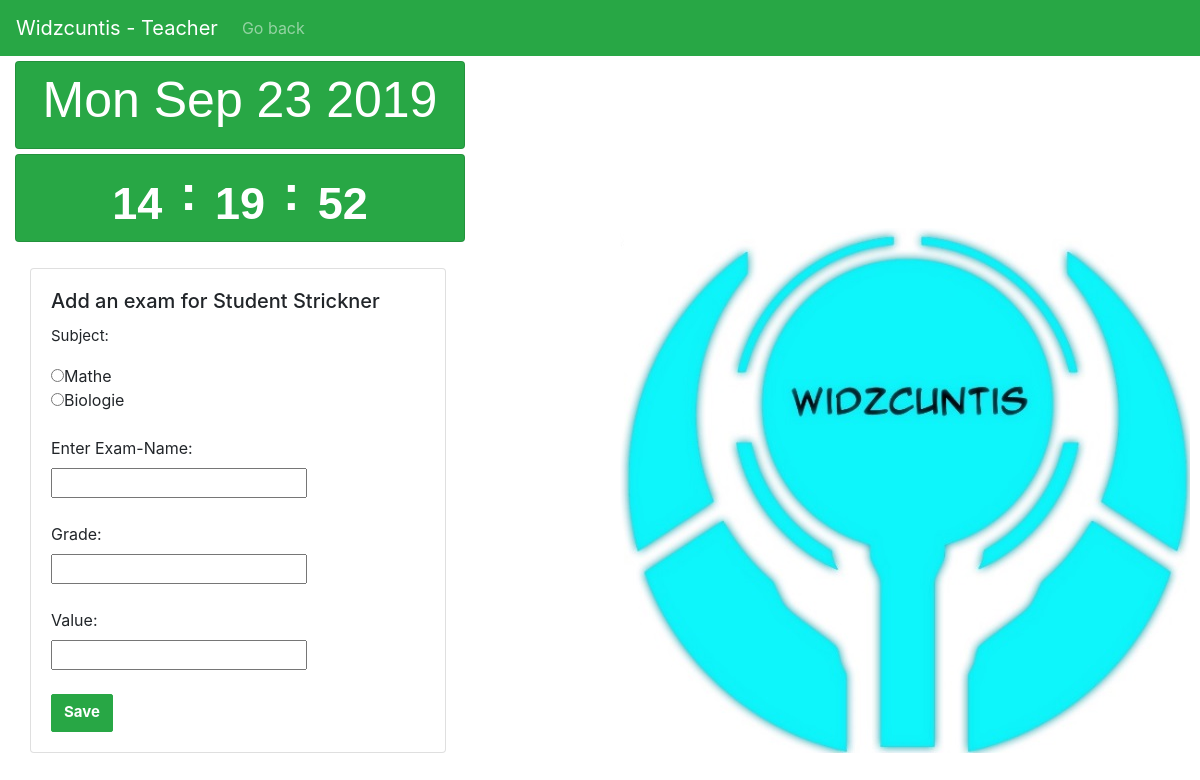
/users/home/logged_t/class/add_exam/5 (signed in), run on the app's committed database.
### school/models.py (models this page shows)
class Stusu(models.Model):
    subject = models.ForeignKey(Subject, on_delete=models.CASCADE)
    student = models.ForeignKey(Student, on_delete=models.CASCADE)
    def __str__(self):
        return self.subject.__str__()+", "+ self.student.__str__()
    class Meta:
        verbose_name="Students with Subject"

class Student(models.Model):
    klasse = models.ForeignKey(Class, on_delete=models.CASCADE)
    name = models.CharField(max_length=200)
    first_name = models.CharField(max_length=200)
    user = related.ForeignKey(CustomUser, on_delete=models.CASCADE)
    def __str__(self):
        return self.name

class Subject(models.Model):
    name = models.CharField(max_length=200)
    def __str__(self):
        return self.name

### users/views.py (the view)
# urls.py: path('home/logged_t/class/add_exam/<int:pk>', views.AddExam.as_view(), name='AddExam'),
class AddExam(generic.ListView):
    template_name='addexam.html'
    context_object_name='stusu_list'
    def get_queryset(self):
        pk=self.kwargs['pk']
        e=[]
        if(self.request.user.is_authenticated):
            user=  self.request.user
        authorized=False
        lehrer=""
        for i in Clatea.objects.all():
            for j in Student.objects.all():
                if(j.id==pk and i.klasse.id==j.klasse.id and i.teacher.user.id==user.id):
                    authorized=True
                    lehrer=i.teacher.id
        if(authorized==False):
            return e
        for i in Teasu.objects.all():
            for j in Stusu.objects.all():
                if(j.student.id==pk and i.subject.id==j.subject.id and i.teacher.id==lehrer):
                    e.append(j)
        print(e)
        return e

### templates/addexam.html (shortened to what this page needs)
{% extends 'base.html' %}
{% block content %}
{% if stusu_list %}
<nav class="navbar navbar-expand-lg navbar-dark bg-success">
    <a class="navbar-brand" href="{% url 'BackHome' %}">Widzcuntis - Teacher</a>
    <div class="collapse navbar-collapse" id="navbarText">
      <ul class="navbar-nav">
            <li class="nav-item">
                    <a class="nav-link" href="{% url 'ClassTeacher' stusu_list.0.student.klasse.id %}">Go back</a>
                  </li>
      </ul>
    </div>
  </nav>
  <div class="col-md-3 container">
    <div class="card width=75 bg-success text-white rounded datee">
      <h2 class="card-title text-center">
      <div class="d-flex flex-wrap justify-content-center mt-2">
        <p id="demo" class="datum"></p>
      </div>
    </div>
  <div class="card width=75 bg-success text-white rounded clock">
    <h3 class="card-title text-center">
    <div class="d-flex flex-wrap justify-content-center mt-2">
     <a><span class="badge hours"></span></a> <p class="colon">:</p>
     <a><span class="badge min"></span></a> <p class="colon">:</p>
     <a><span class="badge sec"></span></a>
    </div>
    </h3>
  </div>
  </div>
  <div class="addexam">
        <div class="card cardgrade2">
                <div class="card-body">
                  <h5 class="card-title">Add an exam for Student {{ stusu_list.0.student }}</h5>
                  <form action="{% url 'AddedExam' stusu_list.0.student.klasse.id %}" method="post">
                        <p>Subject:</p>
                        {% for stusu in stusu_list %}
                            <input type="radio" name="stusu" value="{{ stusu }}">{{ stusu.subject }}<br>
                        {% endfor %}
                        <br>
                        <label for="Name">Enter Exam-Name:</label><br>
                        <input id="name" type="text" name="name"><br><br>
                        <label for="grade">Grade:</label><br>
                        <input id="grade" type="number" name="grade"><br><br>
                        <label for="value">Value:</label><br>
                        <input id="value" type="number" name="value"><br><br>
                        <button type="submit" class="btn btn-success">Save</button>
                    </form>
                </div>
            </div>
</div>
{% else %}
<p>You are not supposed to be here!</p>
<a href="{% url 'BackHome' %}">Go home</a>
{% endif %}
{% endblock %}

### templates/base.html (style rules this page uses)
.cardtitle1,.text-center { font-family: 'Helvetica'; font-size: 60px; }
.cardgrade2 { display:inline-block; margin:10px; width: 26rem; }
.colon { font-family: 'Arial'; font-size: 50px; font-weight: bold; }
.container,.datee,.clock { margin: 5px; margin-left: 0px; }
.datum { font-family: 'Arial'; font-size: 50px; }
.datee,.clock { width: 450px; height: 88px; }
@media only screen and (min-width: 1080px) { body { background: white url("/static/school/images/reclaimer1.png") no-repeat; background-position: right bottom; } }
.form-control, .btn { min-height: 38px; border-radius: 2px; }
.btn { font-size: 15px; font-weight: bold; }
p { font-size: 15px; }
.addexam { margin-left:20px; }

### data on the page
Stusu: student.name "Strickner", subject "Mathe"
Stusu: subject "Biologie"
